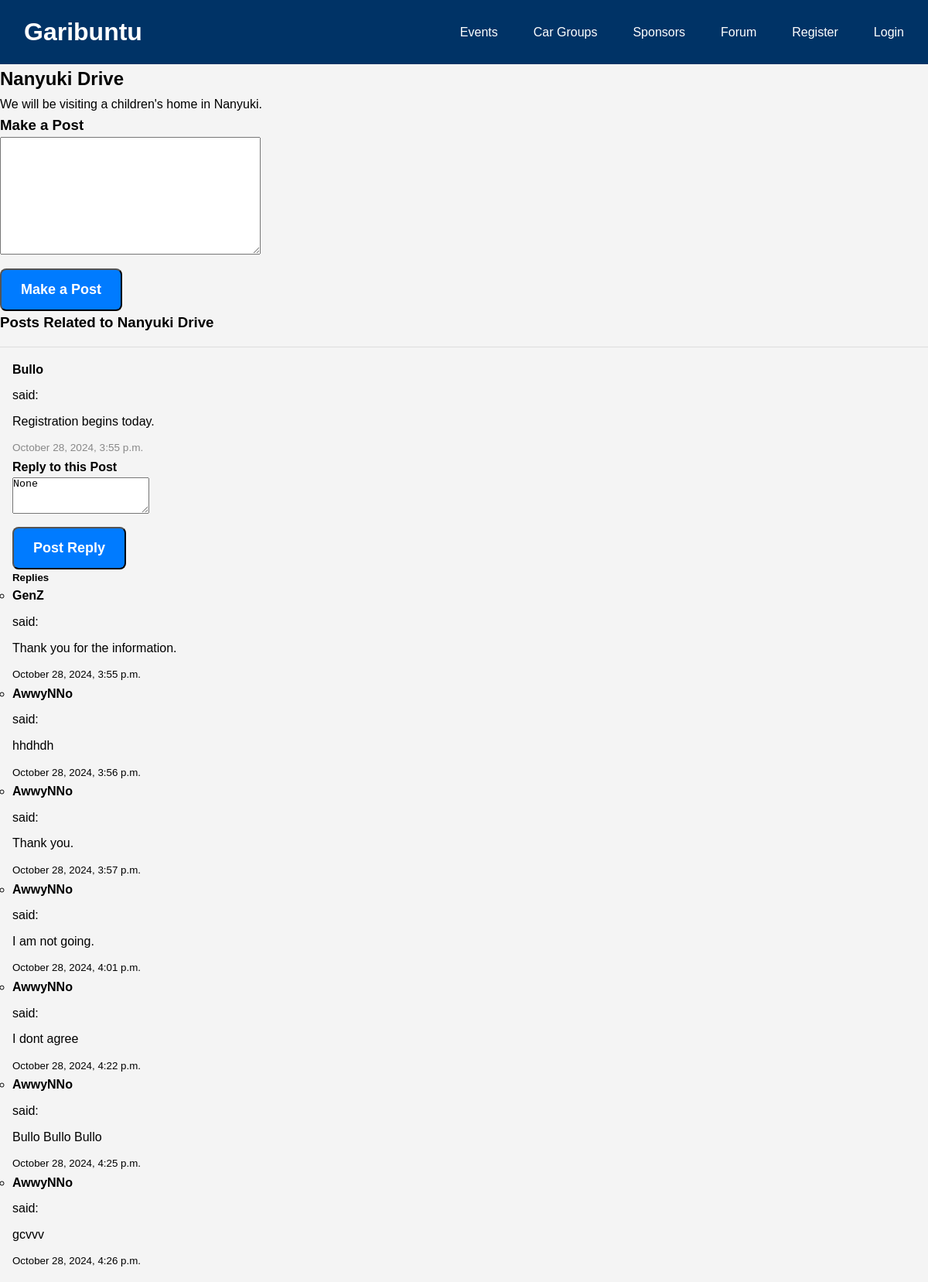
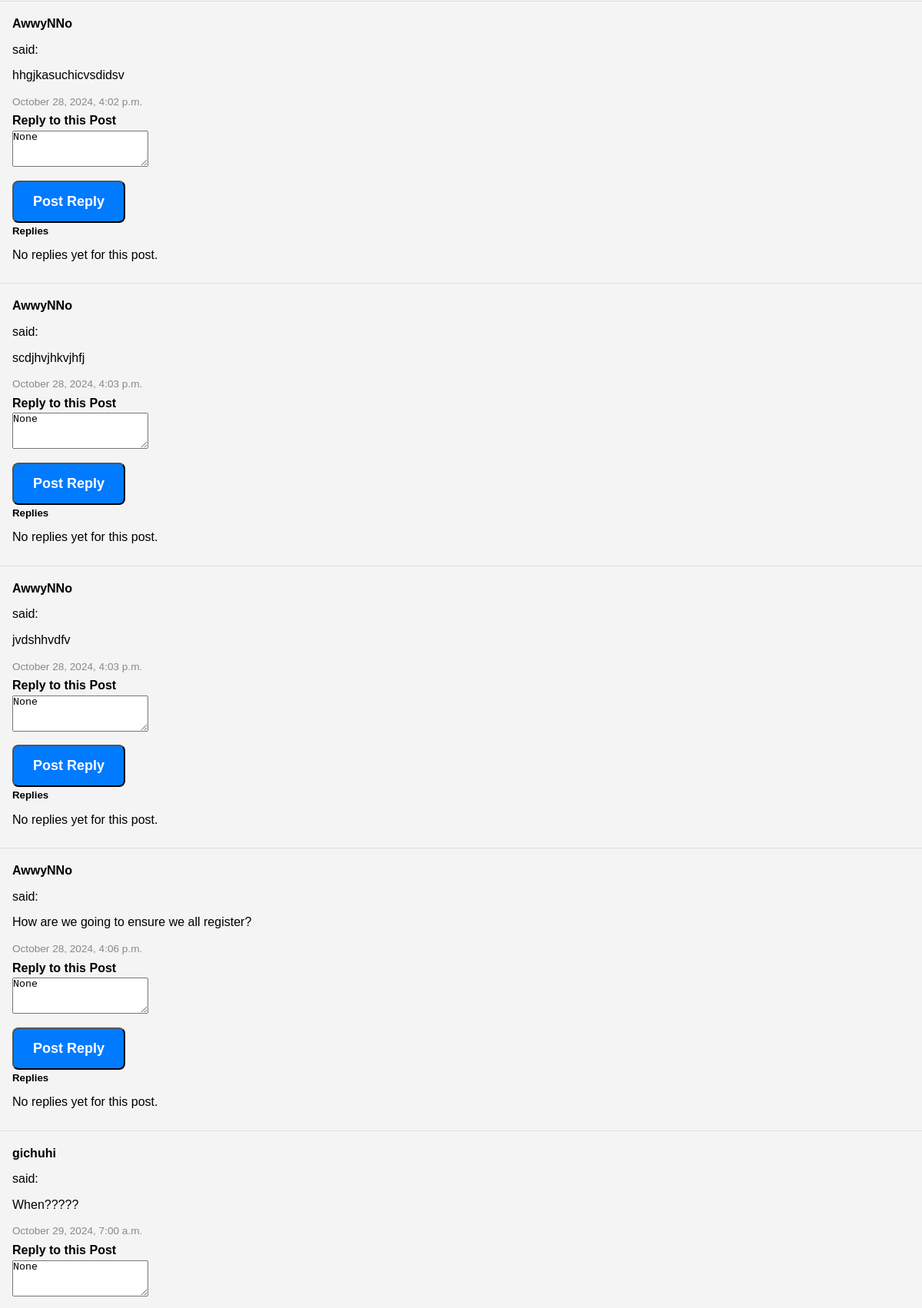
/forum/thread/1/ (signed in, upper part), run on the app's committed database (2 pictures, top to bottom).
### forum/models.py (models this page shows, shortened)
class ForumThread(models.Model):
    title = models.CharField(max_length=255)
    description = models.TextField(blank=True, null=True)
    created_by = models.ForeignKey(settings.AUTH_USER_MODEL, on_delete=models.CASCADE, related_name='threads')
    created_at = models.DateTimeField(auto_now_add=True)
    is_locked = models.BooleanField(default=False)  # New field to lock threads
    is_deleted = models.BooleanField(default=False)  # Soft delete for threads
    class Meta:
        permissions = [
            ('can_lock_thread', 'Can lock threads'),
            ('can_delete_thread', 'Can delete threads'),
            ('can_create_thread', 'Can create threads'),
        ]

class ForumPost(models.Model):
    thread = models.ForeignKey(ForumThread, on_delete=models.CASCADE, related_name='posts')
    content = models.TextField()
    created_by = models.ForeignKey(settings.AUTH_USER_MODEL, on_delete=models.CASCADE, related_name='posts')
    created_at = models.DateTimeField(auto_now_add=True)
    is_deleted = models.BooleanField(default=False)  # Soft delete for posts

class ForumReply(models.Model):
    post = models.ForeignKey(ForumPost, on_delete=models.CASCADE, related_name='replies')
    content = models.TextField()
    created_by = models.ForeignKey(settings.AUTH_USER_MODEL, on_delete=models.CASCADE, related_name='replies')
    created_at = models.DateTimeField(auto_now_add=True)
    is_deleted = models.BooleanField(default=False)  # Soft delete for replies

### users/models.py (models this page shows, shortened)
class User(AbstractUser):
    email = models.EmailField(unique=True)
    profile_picture = models.ImageField(upload_to='profiles/', blank=True, null=True)
    bio = models.TextField(blank=True, null=True)

### forum/views.py (the view, shortened to what this page needs)
# urls.py: path('thread/<int:thread_id>/', views.thread_detail, name='thread_detail'),
@login_required
def thread_detail(request, thread_id):
    thread = get_object_or_404(ForumThread, id=thread_id)
    posts = ForumPost.objects.filter(thread=thread, is_deleted=False)
    replies_by_post = {post.id: ForumReply.objects.filter(post=post) for post in posts}
    context = {
        'thread': thread,
        'posts': posts,
        'replies_by_post': replies_by_post,
        'post_form': PostForm(),
        'reply_form': ReplyForm()  # Empty form for rendering in each reply section
    }
    return render(request, 'thread_detail.html', context)

### forum/forms.py
class PostForm(forms.ModelForm):
    class Meta:
        model = ForumPost
        fields = ['content']

class ReplyForm(forms.ModelForm):
    class Meta:
        model = ForumReply
        fields = ['content']

### garibuntu/templatetags/forum_extras.py (called while the page is built)
@register.filter
def get_item(dictionary, key):
    return dictionary.get(key)

### forum/templates/thread_detail.html (shortened to what this page needs)
{% extends "base.html" %}
{% load forum_extras %}
{% load forum_extras %}
{% block content %}
{% if not thread.is_deleted %}
    <h2>{{ thread.title }}</h2>
    <p>{{ thread.description }}</p>
    {% if thread.is_locked %}
        <p class="thread-locked-message">This thread is locked. Further posts are disabled.</p>
    {% else %}
        <h3>Make a Post</h3>
        <form method="post" action="{% url 'forum:thread_detail' thread.id %}">
            <div>
                {{ post_form.content }}
            </div>
            <button type="submit" class="btn" name="post_submit">Make a Post</button>
        </form>
    {% endif %}
    <h3>Posts Related to {{ thread.title }}</h3>
    {% if posts %}
        <ul class="post-list">
            {% for post in posts %}
                <li class="post-item">
                    <strong>{{ post.created_by }}</strong> said:
                    <p>{{ post.content }}</p>
                    <small class="post-timestamp">{{ post.created_at|date:"F j, Y, g:i a" }}</small>
                    {% if not thread.is_locked %}
                        <h4>Reply to this Post</h4>
                        <form method="post" action="{% url 'forum:thread_detail' thread.id %}">
                            <div>
                                <textarea name="content" rows="3" required placeholder="Write your reply here...">{{ reply_form.content.value }}</textarea>
                            </div>
                            <button type="submit" class="btn" name="reply_submit">Post Reply</button>
                        </form>
                    {% endif %}
                    <h5>Replies</h5>
                    {% if replies_by_post|get_item:post.id %}
                        <ul class="replies-list">
                            {% for reply in replies_by_post|get_item:post.id %}
                                <li class="reply-item">
                                    <strong>{{ reply.created_by }}</strong> said:
                                    <p>{{ reply.content }}</p>
                                    <small class="reply-timestamp">{{ reply.created_at|date:"F j, Y, g:i a" }}</small>
                                </li>
                            {% endfor %}
                        </ul>
                    {% else %}
                        <p>No replies yet for this post.</p>
                    {% endif %}
                </li>
            {% endfor %}
        </ul>
    {% else %}
        <p>No posts yet. Be the first to make a post related to {{ thread.title }}!</p>
    {% endif %}
{% else %}
    <p>This thread has been deleted and is no longer available.</p>
{% endif %}
{% endblock %}

### garibuntu/static/css/styles.css (style rules this page uses)
* { margin: 0; padding: 0; box-sizing: border-box; }
body { font-family: Arial, sans-serif; line-height: 1.6; background-color: #f4f4f4; }
.btn { display: inline-block; margin-top: 10px; padding: 8px 16px; background-color: #007bff; color: #fff; text-decoration: none; border-radius: 4px; }
.post-list { list-style-type: none; padding: 0; margin: 1em 0; border-top: 1px solid #ddd; }
.post-item { padding: 1em; border-bottom: 1px solid #ddd; }
.post-item strong { font-weight: bold; display: block; margin-bottom: 0.5em; }
.post-item p { margin: 0.5em 0; }
.post-timestamp { font-size: 0.85em; color: #888; }
.btn { padding: 15px 25px; font-size: 18px; color: #fff; font-weight: bold; border-radius: 8px; text-decoration: none; transition: background-color 0.3s ease; }

### data on the page
ForumThread: title "Nanyuki Drive", description "We will be visiting a children's home in Nanyuki."
ForumPost: created_by "Bullo", content "Registration begins today.", created_at "October 28, 2024, 3:55 p.m.", content "None"
ForumReply: created_by "GenZ", content "Thank you for the information.", created_at "October 28, 2024, 3:55 p.m."
ForumReply: created_by "AwwyNNo", content "hhdhdh", created_at "October 28, 2024, 3:56 p.m."
ForumReply: created_by "AwwyNNo", content "Thank you.", created_at "October 28, 2024, 3:57 p.m."
ForumReply: created_by "AwwyNNo", content "I am not going.", created_at "October 28, 2024, 4:01 p.m."
ForumReply: created_by "AwwyNNo", content "I dont agree", created_at "October 28, 2024, 4:22 p.m."
ForumReply: created_by "AwwyNNo", content "Bullo Bullo Bullo", created_at "October 28, 2024, 4:25 p.m."
ForumReply: created_by "AwwyNNo", content "gcvvv", created_at "October 28, 2024, 4:26 p.m."
ForumPost: created_by "AwwyNNo", content "hhgjkasuchicvsdidsv", created_at "October 28, 2024, 4:02 p.m.", content "None", shows "No replies yet for this post."
ForumPost: created_by "AwwyNNo", content "scdjhvjhkvjhfj", created_at "October 28, 2024, 4:03 p.m.", content "None", shows "No replies yet for this post."
ForumPost: created_by "AwwyNNo", content "jvdshhvdfv", created_at "October 28, 2024, 4:03 p.m.", content "None", shows "No replies yet for this post."
ForumPost: created_by "AwwyNNo", content "How are we going to ensure we all register?", created_at "October 28, 2024, 4:06 p.m.", content "None", shows "No replies yet for this post."
ForumPost: created_by "gichuhi", content "When?????", created_at "October 29, 2024, 7:00 a.m.", content "None"
